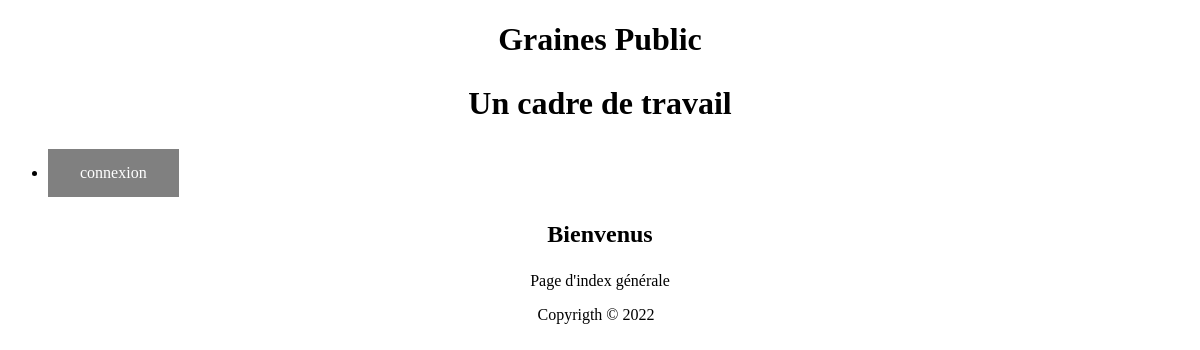
The page / on the database its author committed.
### tables this page shows
CREATE TABLE `dataSite` (
  `idDataSite` int NOT NULL,
  `titre` varchar(50) NOT NULL,
  `sousTitre` varchar(100) NOT NULL,
  `description` varchar(255) NOT NULL,
  `titreHTML` varchar(120) NOT NULL DEFAULT '0'
);

CREATE TABLE `navigation` (
  `idNav` int NOT NULL,
  `nomNav` varchar(30) NOT NULL,
  `cheminNav` varchar(80) NOT NULL,
  `menuVisible` tinyint(1) NOT NULL,
  `zoneMenu` int NOT NULL,
  `ordre` tinyint NOT NULL,
  `niveau` tinyint(1) NOT NULL,
  `valide` tinyint(1) NOT NULL DEFAULT '1',
  `deroulant` tinyint NOT NULL DEFAULT '0',
  `targetRoute` varchar(16) NOT NULL DEFAULT '0'
);

### index.php (called while the page is built, shortened)
<?php
include 'path.php';
include   $cheminCorps.'kether.php';
include   $cheminCorps.'head.php';
include   $cheminCorps.'navHigh.php';
include   $cheminCorps.'main.php';
include   $cheminCorps.'foot.php';

### objets/RCUD.php (called while the page is built, shortened)
<?php
class RCUD extends ParamDB {
  private $sql;
  private $param;
  public function __construct($sql, $param) {
    $this->sql = $sql;
    $this->param = $param;
  }
  public function READ() {
    try {
      $conn = new PDO("mysql:host=$this->serverName;dbname=$this->dbName", $this->userName, $this->password);
      $conn->setAttribute(PDO::ATTR_ERRMODE, PDO::ERRMODE_EXCEPTION);
    } catch(PDOException $e) {
     echo "Error: " . $e->getMessage();
    }
    $data = $conn->prepare($this->sql);
    foreach ($this->param as $key) {
      $data->bindParam($key['prep'],$key['variable']);
    }
    $data->execute();
    $data->setFetchMode(PDO::FETCH_ASSOC);
    $dataTraiter = $data->fetchAll();
    return $dataTraiter;
  }
}

### modules/dataSite/objets/getDataSite.php (called while the page is built)
<?php
Class GetDataSite {
  public function getElementSite() {
    $select = "SELECT `titre`, `sousTitre`, `description`, `titreHTML` FROM `dataSite` WHERE `idDataSite` = 1";
    $void = array();
    $readDataSite = new RCUD($select, $void);
    return $readDataSite->READ();
  }
}

### affichages/kether.php (called while the page is built, shortened)
<?php
require 'modules/dataSite/objets/getDataSite.php';
$dataSite = new PrintDataSite();
$dataSiteDB = $dataSite->getElementSite();
$title2 = $dataSiteDB[0]['sousTitre'];
$titleHeader = $dataSiteDB[0]['titreHTML'];

### modules/navigation/bandeau.php (called while the page is built, shortened)
<?php
  require 'modules/navigation/objets/printNavigation.php';
  $readNav = new PrintNavigation();
  if(isset($_SESSION['role'])) {
      $dataNavBandeau = $readNav->getNav($_SESSION['role']);
  } else {
      $dataNavBandeau = $readNav->getNav(0);
  }
  $readNav->bandeauHaut($dataNavBandeau);

### modules/navigation/objets/getNavigation.php (called while the page is built, shortened)
<?php
Class GetNavigation {
  public function getNav($zoneMenu) {
    $select = "SELECT `nomNav`, `cheminNav`, `zoneMenu`, `ordre`, `niveau`, `valide`, `deroulant`, `targetRoute`
    FROM `navigation`
    WHERE `valide` = 1 AND `niveau` = :niveau AND `menuVisible` = 1 AND `zoneMenu` = 0
    ORDER BY `ordre`";
    $param = [['prep'=>':niveau', 'variable'=>$zoneMenu]];
    $dataNav = new RCUD($select, $param);
    return $dataNav->READ();
  }
}

### affichages/navHigh.php (the view)
<header>
  <div class="hautPage">
    <h1><?=$titleHeader?></h1>
    <h2><?=$title2?></h2>
  </div>
    <?php include   $cheminObjetsNavigation.'bandeau.php'; ?>
</header>

### modules/navigation/objets/printNavigation.php (shortened to what this page needs)
<?php
Class PrintNavigation extends GetNavigation {
  public function bandeauHaut($variable){
    echo '<ul>';
      foreach ($variable as $key => $value) {
        if(($value['zoneMenu'] == 0)&&($value['deroulant'] == 0)) {
          echo '<li><a href="index.php?idNav='.$value['targetRoute'].'">'.$value['nomNav'].'</a></li>';
        }
      }
    echo '</ul>';
  }
}

### css/master.css (style rules this page uses)
:root { --main-background-color: grey; --main-border: none; --main-color: white; --main-padding: 15px 32px; --main-text-align: center; --main-text-decoration: none; --main-display: inline-block; --main-font-size: 16px; --main-cursor: pointer; }
h1, h2 { font-size: 2em; }
a { text-decoration: none; }
.hautPage { text-align: center; }
a { background-color: var(--main-background-color); border: var(--main-border); color: var(--main-color); padding: var(--main-padding); text-align: var(--main-text-align); text-decoration: var(--main-text-decoration); display: var(--main-display); font-size: var(--main-font-size); cursor: var(--main-cursor); }

### rows shown on the page
datasite: titreHTML "Graines Public", sousTitre "Un cadre de travail"
navigation: nomNav "connexion"
